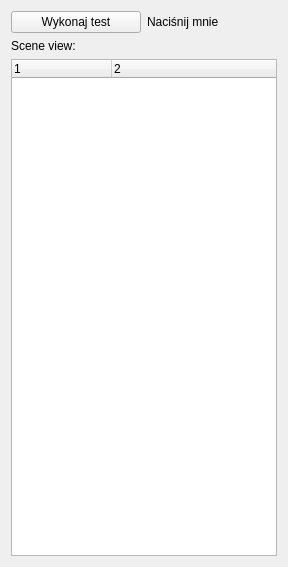
<?xml version="1.0" encoding="UTF-8"?>
<ui version="4.0">
 <class>OsgTest</class>
 <widget class="QWidget" name="OsgTest">
  <property name="geometry">
   <rect>
    <x>0</x>
    <y>0</y>
    <width>288</width>
    <height>567</height>
   </rect>
  </property>
  <property name="sizePolicy">
   <sizepolicy hsizetype="Preferred" vsizetype="Preferred">
    <horstretch>0</horstretch>
    <verstretch>0</verstretch>
   </sizepolicy>
  </property>
  <property name="minimumSize">
   <size>
    <width>0</width>
    <height>0</height>
   </size>
  </property>
  <property name="windowTitle">
   <string>OSG</string>
  </property>
  <layout class="QGridLayout" name="gridLayout">
   <item row="0" column="0">
    <layout class="QHBoxLayout" name="horizontalLayout">
     <item>
      <widget class="QPushButton" name="testButton">
       <property name="text">
        <string>Wykonaj test</string>
       </property>
      </widget>
     </item>
     <item>
      <widget class="QLabel" name="testButtonLabel">
       <property name="text">
        <string>Naciśnij mnie</string>
       </property>
      </widget>
     </item>
    </layout>
   </item>
   <item row="2" column="0">
    <widget class="QLabel" name="label">
     <property name="text">
      <string>Scene view: </string>
     </property>
    </widget>
   </item>
   <item row="3" column="0">
    <widget class="QTreeWidget" name="sceneGraphWidget">
     <property name="columnCount">
      <number>2</number>
     </property>
     <column>
      <property name="text">
       <string notr="true">1</string>
      </property>
     </column>
     <column>
      <property name="text">
       <string notr="true">2</string>
      </property>
     </column>
    </widget>
   </item>
  </layout>
 </widget>
 <resources/>
 <connections/>
</ui>
